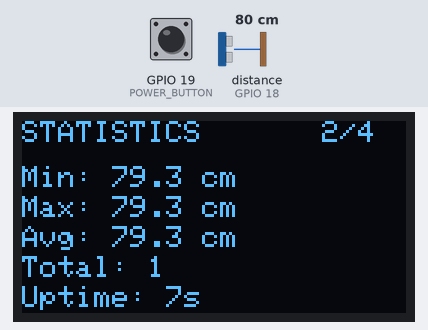
Simulated run of this sketch. Board: ESP32. Parts: 128×64 one-colour display. Wiring (inferred from the names in the program): ultrasonic range finder: trigger GPIO 5; echo GPIO 18. The inputs (shaded band) are chosen by the test bench; at power-on: GPIO 19 (POWER_BUTTON) HIGH, distance to the obstacle (sensor on GPIO 18) 80 cm. The echo pulse lasts 58.3 µs per cm; WiFi joins after 1.5 s; servers stay silent unless stated; the display library's start-up logo is not drawn; uploads are accepted with an empty reply; what the sketch prints to the serial monitor is not drawn.

Above: at 7.8 s.
7.9 s: GPIO 19 (POWER_BUTTON) pulled LOW for 0.15 s
At 11.9 s:
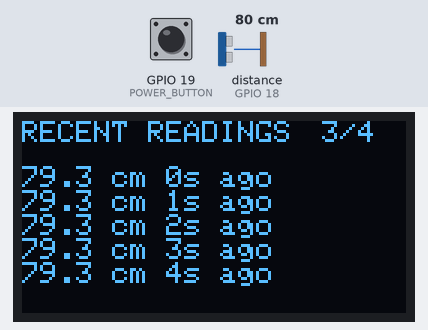
12.1 s: GPIO 19 (POWER_BUTTON) pulled LOW for 3.2 s
At 16.4 s:
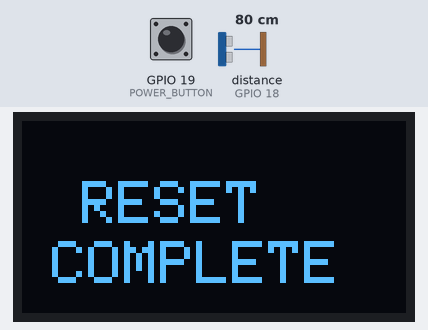
19.4 s: distance to the obstacle (sensor on GPIO 18) set to 2 cm
23.5 s: GPIO 19 (POWER_BUTTON) pulled LOW for 3.2 s
At 30.0 s:
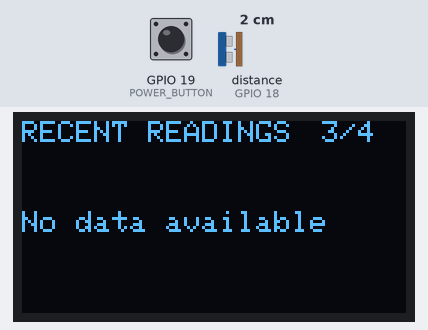
30.3 s: distance to the obstacle (sensor on GPIO 18) set to 4 cm
At 31.4 s:
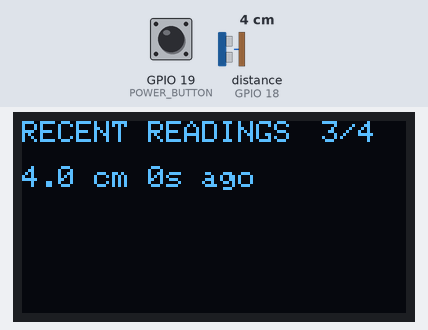
Timing chart, 0 to 33.3 s (numbered marks = the images above; inputs shaded):
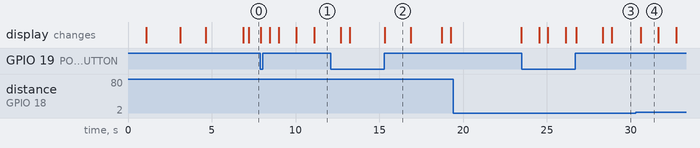

The sketch:

height_sensor_simple.ino
```cpp
#include <Adafruit_GFX.h>
#include <Adafruit_SSD1306.h>
#include <WiFi.h>
#include <HTTPClient.h>
#include <ArduinoJson.h>

// --- การตั้งค่าสำหรับหน้าจอ OLED ---
#define SCREEN_WIDTH 128
#define SCREEN_HEIGHT 64
#define OLED_RESET -1
Adafruit_SSD1306 OLED(SCREEN_WIDTH, SCREEN_HEIGHT, &Wire, OLED_RESET);

// --- การตั้งค่าสำหรับเซ็นเซอร์ ---
#define TRIG_PIN 5
#define ECHO_PIN 18

// --- การตั้งค่าปุ่มควบคุม ---
#define POWER_BUTTON 19  // ปุ่ม power สำหรับควบคุม

// --- การตั้งค่า WiFi ---
const char* ssid = "drwsWIFI_2.4GHz";  // เชื่อมต่ออัตโนมัติ
const char* password = "";              // ไม่มีรหัสผ่าน (open network)
const char* serverURL = "http://192.168.1.100:3000/api/height";

// --- การตั้งค่าการวัด ---
const int MEASUREMENT_INTERVAL = 1000;   // มิลลิวินาที
const float SOUND_SPEED = 0.034;         // ซม./ไมโครวินาที
const int MAX_READINGS = 20;             // เก็บข้อมูล 20 ครั้งล่าสุด
const int DISPLAY_CYCLE_TIME = 5000;     // เปลี่ยนหน้าจอทุก 5 วินาที
const int BUTTON_HOLD_TIME = 2000;       // กดค้างไว้ 2 วินาที

// --- โครงสร้างข้อมูลการวัด ---
struct Reading {
  float height;
  unsigned long timestamp;
  bool valid;
};

// --- ตัวแปรเก็บข้อมูล ---
Reading readings[MAX_READINGS];
int currentIndex = 0;
int totalReadings = 0;

// --- สถิติ ---
float minHeight = 999999;
float maxHeight = 0;
float totalHeight = 0;
int validReadings = 0;

// --- โหมดการแสดงผล ---
enum DisplayMode {
  MODE_CURRENT = 0,
  MODE_STATS = 1,
  MODE_HISTORY = 2,
  MODE_SETTINGS = 3
};
DisplayMode displayMode = MODE_CURRENT;

// --- สถานะระบบ ---
bool wifiEnabled = true;
bool wifiConnected = false;
bool autoDisplayCycle = true;
String deviceIP = "";
unsigned long lastMeasurement = 0;
unsigned long lastDisplayUpdate = 0;
unsigned long lastDisplayCycle = 0;
unsigned long bootTime = 0;
unsigned long buttonPressStart = 0;
bool buttonPressed = false;

void setup() {
  Serial.begin(115200);
  bootTime = millis();

  // เริ่มต้นหน้าจอ OLED
  if (!OLED.begin(SSD1306_SWITCHCAPVCC, 0x3C)) {
    Serial.println(F("SSD1306 allocation failed"));
    for (;;);
  }

  OLED.display();
  delay(1000);
  OLED.clearDisplay();

  // เริ่มต้นเซ็นเซอร์
  pinMode(TRIG_PIN, OUTPUT);
  pinMode(ECHO_PIN, INPUT);

  // เริ่มต้นปุ่ม
  pinMode(POWER_BUTTON, INPUT_PULLUP);

  // เริ่มต้นข้อมูล
  initializeData();

  // แสดงหน้าจอเริ่มต้น
  showBootScreen();
  delay(2000);

  // เชื่อมต่อ WiFi อัตโนมัติ
  connectToWiFi();

  Serial.println("ESP32 Height Monitor - Simple Mode Ready");
  Serial.print("Device IP: ");
  Serial.println(deviceIP);
}

void loop() {
  unsigned long now = millis();

  // ตรวจสอบปุ่ม
  checkButton();

  // วัดความสูง
  if (now - lastMeasurement >= MEASUREMENT_INTERVAL) {
    performMeasurement();
    lastMeasurement = now;
  }

  // อัพเดทหน้าจอ
  if (now - lastDisplayUpdate >= 500) { // อัพเดททุก 500ms
    updateDisplay();
    lastDisplayUpdate = now;
  }

  // เปลี่ยนหน้าจอแสดงผลอัตโนมัติ (ถ้าเปิดใช้งาน)
  if (autoDisplayCycle && (now - lastDisplayCycle >= DISPLAY_CYCLE_TIME)) {
    displayMode = (DisplayMode)((displayMode + 1) % 4);
    lastDisplayCycle = now;
    Serial.print("Auto display mode changed to: ");
    Serial.println(displayMode);
  }

  // ตรวจสอบการรีเซ็ตอัตโนมัติทุก 1 ชั่วโมง
  checkAutoReset();

  // ตรวจสอบสถานะ WiFi
  if (wifiEnabled && (now % 30000 == 0)) {
    checkWiFiStatus();
  }

  delay(50);
}

void initializeData() {
  for (int i = 0; i < MAX_READINGS; i++) {
    readings[i].height = 0;
    readings[i].timestamp = 0;
    readings[i].valid = false;
  }
  resetStatistics();
}

void connectToWiFi() {
  Serial.println("Connecting to WiFi: " + String(ssid));
  WiFi.begin(ssid, password);

  showWiFiConnecting();

  int attempts = 0;
  while (WiFi.status() != WL_CONNECTED && attempts < 30) {
    delay(500);
    Serial.print(".");
    attempts++;

    // อัพเดทหน้าจอระหว่างเชื่อมต่อ
    if (attempts % 4 == 0) {
      showWiFiConnecting();
    }
  }

  if (WiFi.status() == WL_CONNECTED) {
    wifiConnected = true;
    deviceIP = WiFi.localIP().toString();
    Serial.println();
    Serial.println("WiFi connected!");
    Serial.print("IP address: ");
    Serial.println(deviceIP);

    // แสดงหน้าจอเชื่อมต่อสำเร็จ
    showWiFiConnected();
    delay(2000);
  } else {
    wifiConnected = false;
    deviceIP = "";
    Serial.println();
    Serial.println("WiFi connection failed");

    showWiFiError();
    delay(2000);
  }
}

void performMeasurement() {
  float height = measureHeight();

  if (height > 0) {
    // เก็บข้อมูล
    storeReading(height);
    updateStatistics(height);

    // แสดงใน Serial Monitor
    Serial.print("Height: ");
    Serial.print(height, 1);
    Serial.println(" cm");

    // ส่งข้อมูลผ่าน WiFi (ถ้าเชื่อมต่อ)
    if (wifiEnabled && wifiConnected) {
      sendToWebServer(height);
    }
  }
}

float measureHeight() {
  // เคลียร์ trigger pin
  digitalWrite(TRIG_PIN, LOW);
  delayMicroseconds(2);

  // ส่งสัญญาณ 10us pulse
  digitalWrite(TRIG_PIN, HIGH);
  delayMicroseconds(10);
  digitalWrite(TRIG_PIN, LOW);

  // อ่านค่าจาก echo pin
  long duration = pulseIn(ECHO_PIN, HIGH, 30000); // timeout 30ms

  if (duration == 0) {
    return -1; // timeout
  }

  // คำนวณระยะทาง
  float distance = duration * SOUND_SPEED / 2;

  // กรองค่าที่ไม่ถูกต้อง
  if (distance < 2 || distance > 400) {
    return -1;
  }

  return distance;
}

void storeReading(float height) {
  readings[currentIndex].height = height;
  readings[currentIndex].timestamp = millis();
  readings[currentIndex].valid = true;

  currentIndex = (currentIndex + 1) % MAX_READINGS;
  totalReadings++;
}

void updateStatistics(float height) {
  validReadings++;
  totalHeight += height;

  if (height < minHeight) minHeight = height;
  if (height > maxHeight) maxHeight = height;
}

void resetStatistics() {
  minHeight = 999999;
  maxHeight = 0;
  totalHeight = 0;
  validReadings = 0;
  totalReadings = 0;
  currentIndex = 0;

  // เคลียร์ข้อมูลทั้งหมด
  for (int i = 0; i < MAX_READINGS; i++) {
    readings[i].valid = false;
  }

  Serial.println("Statistics reset");
}

float getAverageHeight() {
  if (validReadings == 0) return 0;
  return totalHeight / validReadings;
}

void checkButton() {
  bool currentButtonState = (digitalRead(POWER_BUTTON) == LOW);

  if (currentButtonState && !buttonPressed) {
    // ปุ่มเริ่มถูกกด
    buttonPressed = true;
    buttonPressStart = millis();
  } else if (!currentButtonState && buttonPressed) {
    // ปุ่มถูกปล่อย
    unsigned long pressDuration = millis() - buttonPressStart;
    buttonPressed = false;

    if (pressDuration < BUTTON_HOLD_TIME) {
      // กดสั้น - เปลี่ยนโหมดหน้าจอ
      displayMode = (DisplayMode)((displayMode + 1) % 4);
      lastDisplayCycle = millis(); // รีเซ็ตตัวจับเวลาอัตโนมัติ
      Serial.print("Manual display mode changed to: ");
      Serial.println(displayMode);
    } else {
      // กดยาว - รีเซ็ตสถิติ
      resetStatistics();
      Serial.println("Manual statistics reset");

      // แสดงข้อความยืนยัน
      OLED.clearDisplay();
      OLED.setTextSize(2);
      OLED.setTextColor(SSD1306_WHITE);
      OLED.setCursor(20, 20);
      OLED.println("RESET");
      OLED.setCursor(10, 40);
      OLED.println("COMPLETE");
      OLED.display();
      delay(1500);
    }
  }
}

void checkAutoReset() {
  static unsigned long lastAutoReset = 0;
  const unsigned long AUTO_RESET_INTERVAL = 3600000; // 1 ชั่วโมง

  if (millis() - lastAutoReset >= AUTO_RESET_INTERVAL) {
    resetStatistics();
    lastAutoReset = millis();
    Serial.println("Auto statistics reset after 1 hour");
  }
}

void checkWiFiStatus() {
  if (wifiEnabled && WiFi.status() != WL_CONNECTED) {
    wifiConnected = false;
    deviceIP = "";
    Serial.println("WiFi disconnected, attempting reconnection...");
    connectToWiFi();
  }
}

void sendToWebServer(float height) {
  if (!wifiConnected) return;

  HTTPClient http;
  http.begin(serverURL);
  http.addHeader("Content-Type", "application/json");

  DynamicJsonDocument doc(1024);
  doc["height"] = height;
  doc["timestamp"] = millis();
  doc["sensor_id"] = "ESP32_SIMPLE";

  String requestBody;
  serializeJson(doc, requestBody);

  int httpCode = http.POST(requestBody);

  if (httpCode > 0) {
    Serial.println("Data sent to web server");
  } else {
    Serial.print("HTTP Error: ");
    Serial.println(httpCode);
  }

  http.end();
}

void showBootScreen() {
  OLED.clearDisplay();
  OLED.setTextSize(2);
  OLED.setTextColor(SSD1306_WHITE);
  OLED.setCursor(0, 0);
  OLED.println("ESP32");
  OLED.println("HEIGHT");
  OLED.setTextSize(1);
  OLED.setCursor(0, 40);
  OLED.println("MONITOR");
  OLED.setCursor(0, 55);
  OLED.println("Simple Mode Ready");
  OLED.display();
}

void showWiFiConnecting() {
  OLED.clearDisplay();
  OLED.setTextSize(1);
  OLED.setTextColor(SSD1306_WHITE);
  OLED.setCursor(0, 10);
  OLED.println("Connecting to WiFi...");
  OLED.setCursor(0, 25);
  OLED.println(ssid);
  OLED.setCursor(0, 45);
  OLED.println("Please wait...");
  OLED.display();
}

void showWiFiConnected() {
  OLED.clearDisplay();
  OLED.setTextSize(1);
  OLED.setTextColor(SSD1306_WHITE);
  OLED.setCursor(0, 5);
  OLED.println("WiFi Connected!");
  OLED.setCursor(0, 20);
  OLED.println("Network:");
  OLED.setCursor(0, 30);
  OLED.println(ssid);
  OLED.setCursor(0, 45);
  OLED.println("IP Address:");
  OLED.setCursor(0, 55);
  OLED.println(deviceIP);
  OLED.display();
}

void showWiFiError() {
  OLED.clearDisplay();
  OLED.setTextSize(1);
  OLED.setTextColor(SSD1306_WHITE);
  OLED.setCursor(0, 15);
  OLED.println("WiFi Connection Failed");
  OLED.setCursor(0, 30);
  OLED.println("Running offline mode");
  OLED.setCursor(0, 45);
  OLED.println("Check network settings");
  OLED.display();
}

void updateDisplay() {
  OLED.clearDisplay();
  OLED.setTextColor(SSD1306_WHITE);

  switch (displayMode) {
    case MODE_CURRENT:
      showCurrentReading();
      break;
    case MODE_STATS:
      showStatistics();
      break;
    case MODE_HISTORY:
      showHistory();
      break;
    case MODE_SETTINGS:
      showSettings();
      break;
  }

  OLED.display();
}

void showCurrentReading() {
  // หัวข้อ
  OLED.setTextSize(1);
  OLED.setCursor(0, 0);
  OLED.println("CURRENT HEIGHT");

  // ค่าปัจจุบัน (ตัวใหญ่)
  OLED.setTextSize(2);
  OLED.setCursor(0, 15);

  if (validReadings > 0) {
    // หาค่าล่าสุดที่ถูกต้อง
    int lastValid = (currentIndex - 1 + MAX_READINGS) % MAX_READINGS;
    while (!readings[lastValid].valid && lastValid != currentIndex) {
      lastValid = (lastValid - 1 + MAX_READINGS) % MAX_READINGS;
    }

    if (readings[lastValid].valid) {
      OLED.print(readings[lastValid].height, 1);
    } else {
      OLED.print("--");
    }
  } else {
    OLED.print("--");
  }
  OLED.println(" cm");

  // สถานะ
  OLED.setTextSize(1);
  OLED.setCursor(0, 40);
  OLED.print("Readings: ");
  OLED.println(validReadings);

  OLED.setCursor(0, 50);
  OLED.print("WiFi: ");
  OLED.print(wifiConnected ? "ON" : "OFF");

  // แสดง IP (ถ้ามี)
  if (wifiConnected && deviceIP.length() > 0) {
    OLED.setCursor(60, 50);
    OLED.println(deviceIP);
  }

  // แสดงโหมด
  OLED.setCursor(100, 0);
  OLED.println("1/4");
}

void showStatistics() {
  OLED.setTextSize(1);
  OLED.setCursor(0, 0);
  OLED.println("STATISTICS");
  OLED.setCursor(100, 0);
  OLED.println("2/4");

  OLED.setCursor(0, 15);
  OLED.print("Min: ");
  OLED.print(minHeight == 999999 ? 0 : minHeight, 1);
  OLED.println(" cm");

  OLED.setCursor(0, 25);
  OLED.print("Max: ");
  OLED.print(maxHeight, 1);
  OLED.println(" cm");

  OLED.setCursor(0, 35);
  OLED.print("Avg: ");
  OLED.print(getAverageHeight(), 1);
  OLED.println(" cm");

  OLED.setCursor(0, 45);
  OLED.print("Total: ");
  OLED.println(validReadings);

  // แสดงเวลาทำงาน
  unsigned long uptime = (millis() - bootTime) / 1000;
  OLED.setCursor(0, 55);
  OLED.print("Uptime: ");
  OLED.print(uptime);
  OLED.println("s");
}

void showHistory() {
  OLED.setTextSize(1);
  OLED.setCursor(0, 0);
  OLED.println("RECENT READINGS");
  OLED.setCursor(100, 0);
  OLED.println("3/4");

  int y = 15;
  int count = 0;

  // แสดง 5 ค่าล่าสุด
  int idx = (currentIndex - 1 + MAX_READINGS) % MAX_READINGS;
  while (count < 5 && count < validReadings) {
    if (readings[idx].valid) {
      OLED.setCursor(0, y);
      OLED.print(readings[idx].height, 1);
      OLED.print(" cm ");

      // แสดงเวลาที่ผ่านมา
      unsigned long ago = (millis() - readings[idx].timestamp) / 1000;
      OLED.print(ago);
      OLED.println("s ago");

      y += 8;
      count++;
    }
    idx = (idx - 1 + MAX_READINGS) % MAX_READINGS;
  }

  if (count == 0) {
    OLED.setCursor(0, 30);
    OLED.println("No data available");
  }
}

void showSettings() {
  OLED.setTextSize(1);
  OLED.setCursor(0, 0);
  OLED.println("SETTINGS");
  OLED.setCursor(100, 0);
  OLED.println("4/4");

  OLED.setCursor(0, 15);
  OLED.print("WiFi: ");
  OLED.println(wifiConnected ? "CONNECTED" : "DISCONNECTED");

  OLED.setCursor(0, 25);
  OLED.print("Network: ");
  OLED.println(ssid);

  OLED.setCursor(0, 35);
  OLED.print("IP: ");
  OLED.println(wifiConnected ? deviceIP : "N/A");

  OLED.setCursor(0, 45);
  OLED.println("CONTROLS:");
  OLED.setCursor(0, 55);
  OLED.println("SHORT:MODE LONG:RESET");
}
```

Measured:
- after the input at 7.9 s, the display: first differs from a run without the input after 0.55 s (image 1 shows a later state)
- after the input at 12.1 s, the display: first differs from a run without the input after 3.2 s (image 2)
- after the input at 23.5 s, the display: first differs from a run without the input after 3.3 s (image 3 shows a later state)
- after the input at 30.3 s, the display: changes after 0.30 s (image 4)
- what the display in image 2 shows lasts 1.6 s, from 15.3 s to 16.9 s
- what the display in image 4 shows lasts 1.1 s, from 30.6 s to 31.7 s
